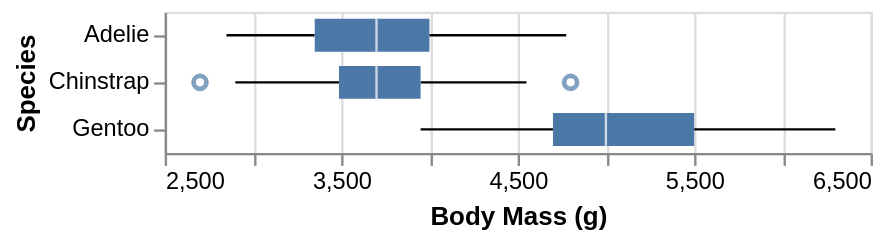

The specification (Vega-Lite) saved for this image:
### Vega-Lite specification from a JSON file in a GitHub repository (floating-point values rounded to 4 significant figures; data arrays with more than 128 entries replaced by an {"elided": "..."} marker saying what was removed)
{"$schema": "https://vega.github.io/schema/vega-lite/v4.json", "description": "A horizontal box plot showing median and lower and upper quartiles of the distribution of body mass of penguins. The tooltip shows the mass of the outliers.", "data": {"values": {"elided": "344 records"}}, "mark": "boxplot", "encoding": {"y": {"field": "Species", "type": "nominal"}, "x": {"field": "Body Mass (g)", "type": "quantitative", "scale": {"zero": false}}, "tooltip": {"field": "Body Mass (g)", "type": "quantitative"}}}
